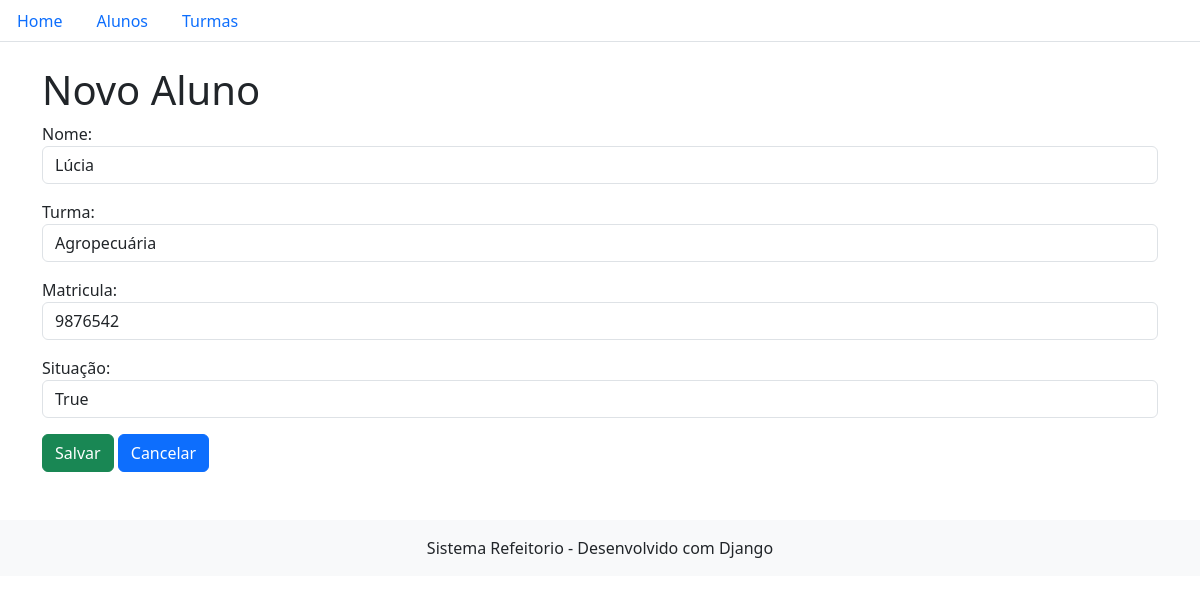
/aluno/atualizar/4/, run on the app's committed database.
### refeitorio/models.py (models this page shows, shortened)
class Aluno(models.Model):
    nome_aluno = models.CharField(max_length=255)
    turma = models.ForeignKey(
        Turma,
        on_delete=models.PROTECT,
        related_name='alunos'
    )
    matricula = models.CharField(max_length=20, unique=True)
    situacao = models.BooleanField(True)

class Turma(models.Model):
    turma = models.CharField(max_length=100, unique=True)
    dia_semana = models.CharField(max_length=14)
    turno = models.CharField(max_length=20)
    def __str__(self):
        return self.turma

### refeitorio/views.py (the view)
# urls.py: path('aluno/atualizar/<int:pk>/', views.AlunoUpdateView.as_view(), name='aluno_update'),
class AlunoUpdateView(UpdateView):
    model = Aluno
    form_class = AlunoForm
    template_name = 'refeitorio/aluno_create.html'
    success_url = reverse_lazy('aluno_list')

### refeitorio/forms.py
class AlunoForm(forms.ModelForm):
    class Meta:
        model = Aluno
        fields = '__all__'
        labels = {
            "nome_aluno": "Nome",
            "turma": "Turma",
            "matricula": "Matricula",
            "situacao": "Situação"
        }
        widgets = {
            "nome_aluno": forms.TextInput(
                attrs={
                    "class": "form-control",
                    "placeholder": "Digite o nome"
                }
            ),
            "turma": forms.Select(
                attrs={
                    "class": "form-control"
                }
            ),
            "matricula": forms.TextInput(
                attrs={
                    "class": "form-control",
                    "placeholder": "Digite a matrícula"
                }
            ),
            "situacao": forms.TextInput(
                attrs={
                    "class": "form-control",
                    "placeholder": "Digite a situação"
                }
            ),
        }

### refeitorio/templates/refeitorio/aluno_create.html (shortened to what this page needs)
{% extends "refeitorio/base.html" %}
{% block conteudo %}
<h1>Novo Aluno</h1>
<form action="" method="post">
    {{form.as_p}}
    <button type="submit" class="btn btn-success">
        Salvar
        </button>
        <a href="{% url 'aluno_list' %}" class="btn btn-primary">
            Cancelar</a>
            </form>
        {% endblock %}

### data on the page
Aluno: nome_aluno "Lúcia", matricula "9876542", situacao "True"
Turma: turma "Agropecuária"
